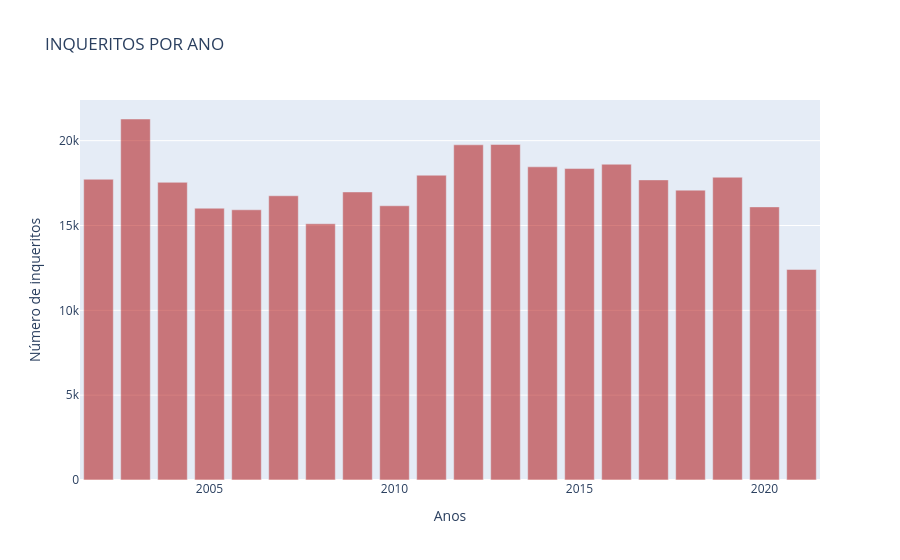

The notebook cell this image was saved under:
### Markdown cell above
#### Iremos analisar os numeros de inqueritos por ano agora

Sem representação graficas é possivel ver que os números são bem altos já, porém como quase todos os outros índices ele vem caindo drasticamente, iremos fazer um grafico de disperção para notar essa queda e ver quando ela "começa"

### Code cell
#Criando o grafico com go.scatter
scatter = go.Bar(x = santos.ano, y =santos.total_de_inqueritos_policiais_instaurados,
                     marker ={'color': "#AC0000"}, opacity = 0.5, hovertemplate='Nº de Inqueritos: %{y}<extra></extra>') 

#configurando o layout
layout = go.Layout(title = 'INQUERITOS POR ANO',
                   xaxis ={'title':'Anos'},
                   yaxis ={'title': 'Número de inqueritos'})

fig = go.Figure(data=[scatter], layout= layout)
fig.write_html("inqueritos_por_ano_grafico_cdn.html", include_plotlyjs='cdn')
fig.show()

### Figure 1 — Plotly figure (JSON) as saved in the notebook; plotly's stock layout.template omitted (floating-point values rounded to 4 significant figures)
{"data": [{"hovertemplate": "Nº de Inqueritos: %{y}<extra></extra>", "marker": {"color": "#AC0000"}, "opacity": 0.5, "type": "bar", "x": [2002, 2003, 2004, 2005, 2006, 2007, 2008, 2009, 2010, 2011, 2012, 2013, 2014, 2015, 2016, 2017, 2018, 2019, 2020, 2021], "y": [17730.0, 21280.0, 17540.0, 16020.0, 15930.0, 16750.0, 15100.0, 16980.0, 16160.0, 17960.0, 19760.0, 19780.0, 18460.0, 18360.0, 18610.0, 17690.0, 17080.0, 17840.0, 16100.0, 12410.0]}], "layout": {"title": {"text": "INQUERITOS POR ANO"}, "xaxis": {"title": {"text": "Anos"}}, "yaxis": {"title": {"text": "Número de inqueritos"}}}}
